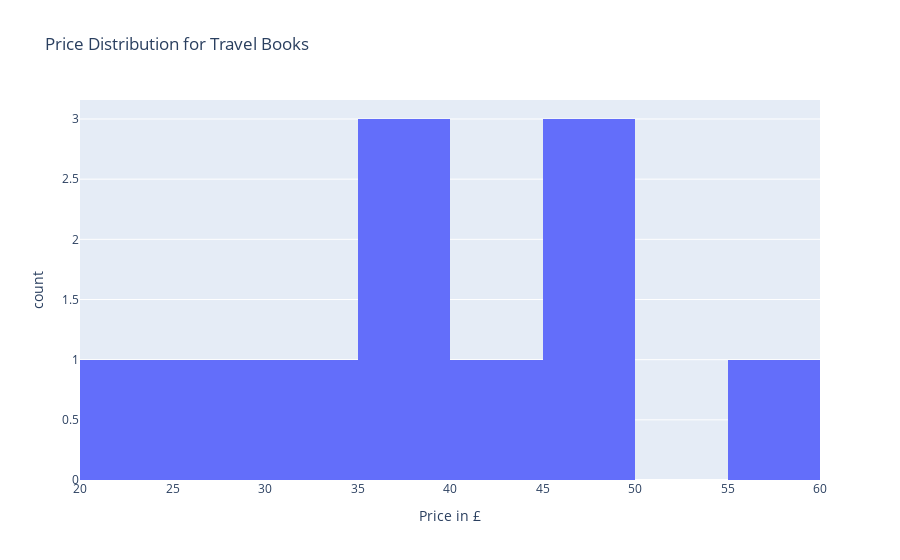

The notebook cell saved with this chart:
### Code cell
import plotly.express as px

fig = px.histogram(
    df, 
    x="price", 
    nbins=10, 
    title="Price Distribution for Travel Books",
    labels={'price': 'Price in £'},
)
fig.show()

### Figure 1 — Plotly figure (JSON) as saved in the notebook; plotly's stock layout.template omitted (floating-point values rounded to 4 significant figures)
{"data": [{"alignmentgroup": "True", "bingroup": "x", "hovertemplate": "Price in £=%{x}<br>count=%{y}<extra></extra>", "legendgroup": "", "marker": {"color": "#636efa", "pattern": {"shape": ""}}, "name": "", "nbinsx": 10, "offsetgroup": "", "orientation": "v", "showlegend": false, "type": "histogram", "x": [45.17, 49.43, 48.87, 36.94, 37.33, 44.34, 30.54, 56.88, 23.21, 38.95, 26.08], "xaxis": "x", "yaxis": "y"}], "layout": {"autosize": true, "barmode": "relative", "legend": {"tracegroupgap": 0}, "title": {"text": "Price Distribution for Travel Books"}, "xaxis": {"anchor": "y", "autorange": true, "domain": [0, 1], "range": [20, 60], "title": {"text": "Price in £"}, "type": "linear"}, "yaxis": {"anchor": "x", "autorange": true, "domain": [0, 1], "range": [0, 3.158], "title": {"text": "count"}}}}
